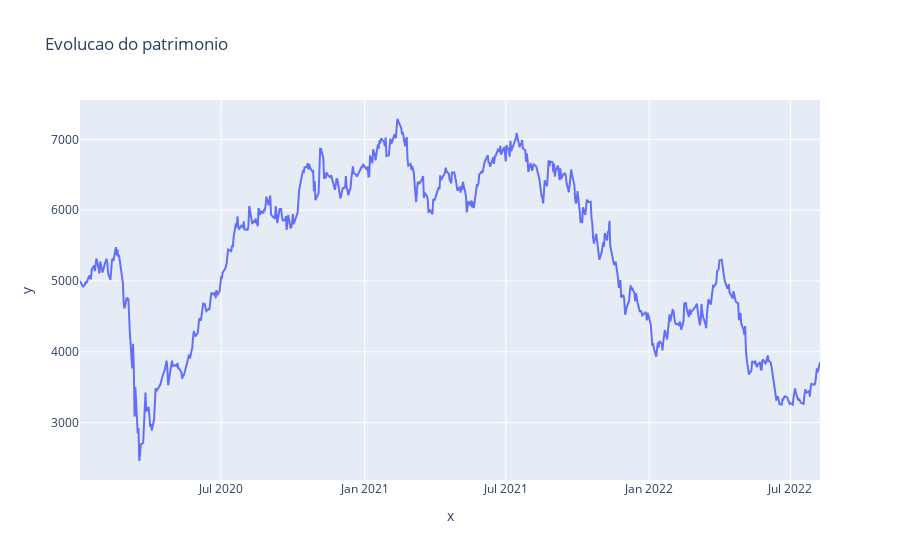

This figure's notebook cell:
### Code cell
figura = px.line(x=datas, y=dataset['Soma valor'], title='Evolucao do patrimonio')
figura.show()

### Figure 1 — Plotly figure (JSON) as saved in the notebook; plotly's stock layout.template omitted (floating-point values rounded to 4 significant figures; data arrays with more than 128 entries replaced by an {"elided": "..."} marker saying what was removed)
{"data": [{"hovertemplate": "x=%{x}<br>y=%{y}<extra></extra>", "legendgroup": "", "line": {"color": "#636efa", "dash": "solid"}, "marker": {"symbol": "circle"}, "mode": "lines", "name": "", "orientation": "v", "showlegend": false, "type": "scatter", "x": {"elided": "646 str values"}, "xaxis": "x", "y": {"elided": "646 float values"}, "yaxis": "y"}], "layout": {"legend": {"tracegroupgap": 0}, "title": {"text": "Evolucao do patrimonio"}, "xaxis": {"anchor": "y", "domain": [0, 1], "title": {"text": "x"}}, "yaxis": {"anchor": "x", "domain": [0, 1], "title": {"text": "y"}}}}
